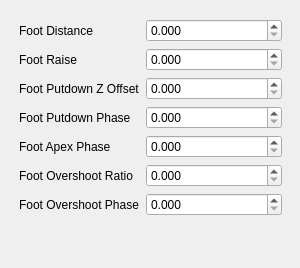
       <widget class="QWidget" name="tab_foot">
        <attribute name="title">
         <string>Foot</string>
        </attribute>
        <widget class="QWidget" name="formLayoutWidget_9">
         <property name="geometry">
          <rect>
           <x>10</x>
           <y>10</y>
           <width>281</width>
           <height>249</height>
          </rect>
         </property>
         <layout class="QFormLayout" name="formLayout_14">
          <property name="leftMargin">
           <number>9</number>
          </property>
          <property name="topMargin">
           <number>9</number>
          </property>
          <property name="rightMargin">
           <number>9</number>
          </property>
          <property name="bottomMargin">
           <number>9</number>
          </property>
          <item row="0" column="0">
           <widget class="QLabel" name="label_footDistance">
            <property name="text">
             <string>Foot Distance</string>
            </property>
           </widget>
          </item>
          <item row="1" column="0">
           <widget class="QLabel" name="label_footRise">
            <property name="text">
             <string>Foot Raise</string>
            </property>
           </widget>
          </item>
          <item row="2" column="0">
           <widget class="QLabel" name="label_footPutDownZOffset">
            <property name="text">
             <string>Foot Putdown Z Offset</string>
            </property>
           </widget>
          </item>
          <item row="3" column="0">
           <widget class="QLabel" name="label_footPutDownPhase">
            <property name="text">
             <string>Foot Putdown Phase</string>
            </property>
           </widget>
          </item>
          <item row="4" column="0">
           <widget class="QLabel" name="label_footApexPhase">
            <property name="text">
             <string>Foot Apex Phase</string>
            </property>
           </widget>
          </item>
          <item row="5" column="0">
           <widget class="QLabel" name="label_footOvershootRatio">
            <property name="text">
             <string>Foot Overshoot Ratio</string>
            </property>
           </widget>
          </item>
          <item row="6" column="0">
           <widget class="QLabel" name="label_footOvershootPhase">
            <property name="text">
             <string>Foot Overshoot Phase</string>
            </property>
           </widget>
          </item>
          <item row="0" column="1">
           <widget class="QDoubleSpinBox" name="dspin_qw_foot_Distance">
            <property name="decimals">
             <number>3</number>
            </property>
            <property name="maximum">
             <double>3.000000000000000</double>
            </property>
            <property name="singleStep">
             <double>0.001000000000000</double>
            </property>
           </widget>
          </item>
          <item row="1" column="1">
           <widget class="QDoubleSpinBox" name="dspin_qw_foot_Raise">
            <property name="decimals">
             <number>3</number>
            </property>
            <property name="maximum">
             <double>3.000000000000000</double>
            </property>
            <property name="singleStep">
             <double>0.001000000000000</double>
            </property>
           </widget>
          </item>
          <item row="2" column="1">
           <widget class="QDoubleSpinBox" name="dspin_qw_foot_putdownOffset">
            <property name="decimals">
             <number>3</number>
            </property>
            <property name="maximum">
             <double>10.000000000000000</double>
            </property>
            <property name="singleStep">
             <double>0.001000000000000</double>
            </property>
           </widget>
          </item>
          <item row="3" column="1">
           <widget class="QDoubleSpinBox" name="dspin_qw_foot_putdownPhase">
            <property name="decimals">
             <number>3</number>
            </property>
            <property name="maximum">
             <double>1.000000000000000</double>
            </property>
            <property name="singleStep">
             <double>0.001000000000000</double>
            </property>
           </widget>
          </item>
          <item row="4" column="1">
           <widget class="QDoubleSpinBox" name="dspin_qw_foot_apexphase">
            <property name="decimals">
             <number>3</number>
            </property>
            <property name="maximum">
             <double>1.000000000000000</double>
            </property>
            <property name="singleStep">
             <double>0.001000000000000</double>
            </property>
           </widget>
          </item>
          <item row="5" column="1">
           <widget class="QDoubleSpinBox" name="dspin_qw_foot_overshootRatio">
            <property name="decimals">
             <number>3</number>
            </property>
            <property name="maximum">
             <double>10.000000000000000</double>
            </property>
           </widget>
          </item>
          <item row="6" column="1">
           <widget class="QDoubleSpinBox" name="dspin_qw_foot_overshootPahse">
            <property name="decimals">
             <number>3</number>
            </property>
            <property name="maximum">
             <double>1.000000000000000</double>
            </property>
            <property name="singleStep">
             <double>0.001000000000000</double>
            </property>
           </widget>
          </item>
         </layout>
        </widget>
       </widget>
